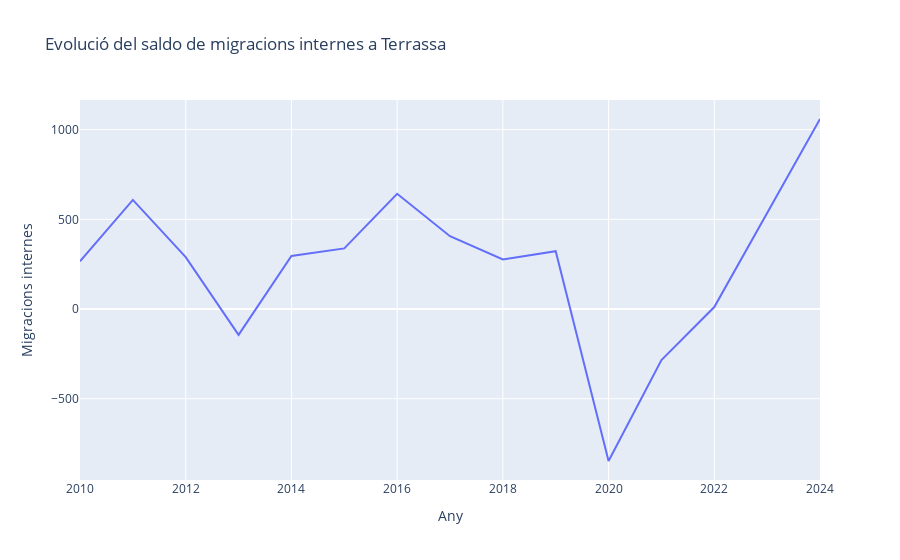
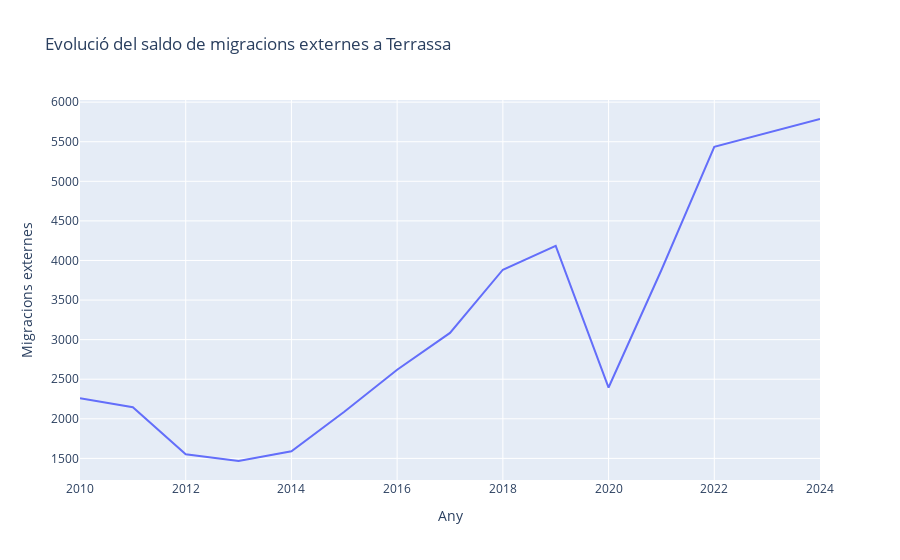

Notebook cell for these charts, in order:
### Code cell
fig = px.line(df2, 
              y='Migracions internes',
              title=f'Evolució del saldo de migracions internes a {ciutat}'
             )
fig2 = px.line(df2,
               y='Migracions externes',
               title=f'Evolució del saldo de migracions externes a {ciutat}'
              )
fig.show()
fig2.show()

### Figure 1 — Plotly figure (JSON) as saved in the notebook; plotly's stock layout.template omitted (floating-point values rounded to 4 significant figures)
{"data": [{"hovertemplate": "Any=%{x}<br>Migracions internes=%{y}<extra></extra>", "legendgroup": "", "line": {"color": "#636efa", "dash": "solid"}, "marker": {"symbol": "circle"}, "mode": "lines", "name": "", "orientation": "v", "showlegend": false, "type": "scatter", "x": [2010, 2011, 2012, 2013, 2014, 2015, 2016, 2017, 2018, 2019, 2020, 2021, 2022, 2023, 2024], "xaxis": "x", "y": [266.0, 608.0, 289.0, -144.0, 296.0, 338.0, 642.0, 406.0, 276.0, 322.0, -847.0, -285.0, 11.0, 535.0, 1059.0], "yaxis": "y"}], "layout": {"legend": {"tracegroupgap": 0}, "title": {"text": "Evolució del saldo de migracions internes a Terrassa"}, "xaxis": {"anchor": "y", "domain": [0, 1], "title": {"text": "Any"}}, "yaxis": {"anchor": "x", "domain": [0, 1], "title": {"text": "Migracions internes"}}}}

### Figure 2 — Plotly figure (JSON) as saved in the notebook; plotly's stock layout.template omitted (floating-point values rounded to 4 significant figures)
{"data": [{"hovertemplate": "Any=%{x}<br>Migracions externes=%{y}<extra></extra>", "legendgroup": "", "line": {"color": "#636efa", "dash": "solid"}, "marker": {"symbol": "circle"}, "mode": "lines", "name": "", "orientation": "v", "showlegend": false, "type": "scatter", "x": [2010, 2011, 2012, 2013, 2014, 2015, 2016, 2017, 2018, 2019, 2020, 2021, 2022, 2023, 2024], "xaxis": "x", "y": [2259.0, 2147.0, 1553.0, 1467.0, 1589.0, 2089.0, 2620.0, 3085.0, 3883.0, 4184.0, 2395.0, 3880.0, 5435.0, 5611.0, 5787.0], "yaxis": "y"}], "layout": {"legend": {"tracegroupgap": 0}, "title": {"text": "Evolució del saldo de migracions externes a Terrassa"}, "xaxis": {"anchor": "y", "domain": [0, 1], "title": {"text": "Any"}}, "yaxis": {"anchor": "x", "domain": [0, 1], "title": {"text": "Migracions externes"}}}}
